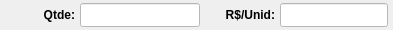
              <widget class="QWidget" name="widget_18" native="true">
               <property name="minimumSize">
                <size>
                 <width>0</width>
                 <height>30</height>
                </size>
               </property>
               <property name="maximumSize">
                <size>
                 <width>16777215</width>
                 <height>30</height>
                </size>
               </property>
               <property name="styleSheet">
                <string notr="true"/>
               </property>
               <layout class="QHBoxLayout" name="horizontalLayout_15">
                <property name="spacing">
                 <number>5</number>
                </property>
                <property name="leftMargin">
                 <number>5</number>
                </property>
                <property name="topMargin">
                 <number>3</number>
                </property>
                <property name="rightMargin">
                 <number>5</number>
                </property>
                <property name="bottomMargin">
                 <number>3</number>
                </property>
                <item>
                 <widget class="QLabel" name="label_37">
                  <property name="minimumSize">
                   <size>
                    <width>70</width>
                    <height>0</height>
                   </size>
                  </property>
                  <property name="maximumSize">
                   <size>
                    <width>70</width>
                    <height>16777215</height>
                   </size>
                  </property>
                  <property name="font">
                   <font>
                    <pointsize>9</pointsize>
                    <weight>75</weight>
                    <bold>true</bold>
                   </font>
                  </property>
                  <property name="text">
                   <string>Qtde:</string>
                  </property>
                  <property name="alignment">
                   <set>Qt::AlignRight|Qt::AlignTrailing|Qt::AlignVCenter</set>
                  </property>
                 </widget>
                </item>
                <item>
                 <widget class="QLineEdit" name="line_Qtde_Manu">
                  <property name="sizePolicy">
                   <sizepolicy hsizetype="Preferred" vsizetype="Preferred">
                    <horstretch>0</horstretch>
                    <verstretch>0</verstretch>
                   </sizepolicy>
                  </property>
                  <property name="minimumSize">
                   <size>
                    <width>120</width>
                    <height>0</height>
                   </size>
                  </property>
                  <property name="maximumSize">
                   <size>
                    <width>120</width>
                    <height>16777215</height>
                   </size>
                  </property>
                  <property name="font">
                   <font>
                    <pointsize>9</pointsize>
                   </font>
                  </property>
                  <property name="cursor">
                   <cursorShape>IBeamCursor</cursorShape>
                  </property>
                  <property name="styleSheet">
                   <string notr="true">background-color: rgb(255, 255, 255);</string>
                  </property>
                  <property name="inputMask">
                   <string/>
                  </property>
                  <property name="text">
                   <string/>
                  </property>
                  <property name="frame">
                   <bool>true</bool>
                  </property>
                  <property name="echoMode">
                   <enum>QLineEdit::Normal</enum>
                  </property>
                  <property name="alignment">
                   <set>Qt::AlignCenter</set>
                  </property>
                  <property name="placeholderText">
                   <string/>
                  </property>
                 </widget>
                </item>
                <item>
                 <widget class="QLabel" name="label_39">
                  <property name="minimumSize">
                   <size>
                    <width>70</width>
                    <height>0</height>
                   </size>
                  </property>
                  <property name="maximumSize">
                   <size>
                    <width>70</width>
                    <height>16777215</height>
                   </size>
                  </property>
                  <property name="font">
                   <font>
                    <pointsize>9</pointsize>
                    <weight>75</weight>
                    <bold>true</bold>
                   </font>
                  </property>
                  <property name="text">
                   <string>R$/Unid:</string>
                  </property>
                  <property name="alignment">
                   <set>Qt::AlignRight|Qt::AlignTrailing|Qt::AlignVCenter</set>
                  </property>
                 </widget>
                </item>
                <item>
                 <widget class="QLineEdit" name="line_Unit_Manu">
                  <property name="sizePolicy">
                   <sizepolicy hsizetype="Preferred" vsizetype="Preferred">
                    <horstretch>0</horstretch>
                    <verstretch>0</verstretch>
                   </sizepolicy>
                  </property>
                  <property name="minimumSize">
                   <size>
                    <width>0</width>
                    <height>0</height>
                   </size>
                  </property>
                  <property name="maximumSize">
                   <size>
                    <width>16777215</width>
                    <height>16777215</height>
                   </size>
                  </property>
                  <property name="font">
                   <font>
                    <pointsize>9</pointsize>
                   </font>
                  </property>
                  <property name="cursor">
                   <cursorShape>IBeamCursor</cursorShape>
                  </property>
                  <property name="styleSheet">
                   <string notr="true">background-color: rgb(255, 255, 255);</string>
                  </property>
                  <property name="inputMask">
                   <string/>
                  </property>
                  <property name="text">
                   <string/>
                  </property>
                  <property name="maxLength">
                   <number>30</number>
                  </property>
                  <property name="frame">
                   <bool>true</bool>
                  </property>
                  <property name="echoMode">
                   <enum>QLineEdit::Normal</enum>
                  </property>
                  <property name="alignment">
                   <set>Qt::AlignCenter</set>
                  </property>
                 </widget>
                </item>
               </layout>
              </widget>
